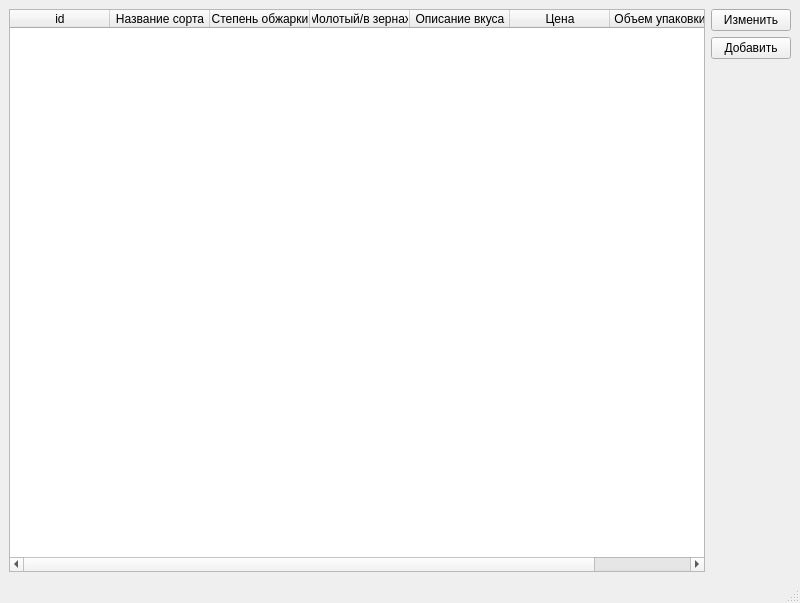
<?xml version="1.0" encoding="UTF-8"?>
<ui version="4.0">
 <class>MainWindow</class>
 <widget class="QMainWindow" name="MainWindow">
  <property name="geometry">
   <rect>
    <x>0</x>
    <y>0</y>
    <width>800</width>
    <height>603</height>
   </rect>
  </property>
  <property name="windowTitle">
   <string>Описание сортов кофе</string>
  </property>
  <widget class="QWidget" name="centralwidget">
   <layout class="QGridLayout" name="gridLayout">
    <item row="0" column="0">
     <widget class="QTableWidget" name="coffee_table">
      <column>
       <property name="text">
        <string>id</string>
       </property>
      </column>
      <column>
       <property name="text">
        <string>Название сорта</string>
       </property>
      </column>
      <column>
       <property name="text">
        <string>Степень обжарки</string>
       </property>
      </column>
      <column>
       <property name="text">
        <string>Молотый/в зернах</string>
       </property>
      </column>
      <column>
       <property name="text">
        <string>Описание вкуса</string>
       </property>
      </column>
      <column>
       <property name="text">
        <string>Цена</string>
       </property>
      </column>
      <column>
       <property name="text">
        <string>Объем упаковки</string>
       </property>
      </column>
     </widget>
    </item>
    <item row="0" column="2">
     <layout class="QVBoxLayout" name="verticalLayout">
      <item>
       <widget class="QPushButton" name="change_btn">
        <property name="text">
         <string>Изменить</string>
        </property>
       </widget>
      </item>
      <item>
       <widget class="QPushButton" name="add_btn">
        <property name="text">
         <string>Добавить</string>
        </property>
       </widget>
      </item>
      <item>
       <widget class="QLabel" name="label_2">
        <property name="text">
         <string/>
        </property>
       </widget>
      </item>
     </layout>
    </item>
   </layout>
  </widget>
  <widget class="QMenuBar" name="menubar">
   <property name="geometry">
    <rect>
     <x>0</x>
     <y>0</y>
     <width>800</width>
     <height>20</height>
    </rect>
   </property>
  </widget>
  <widget class="QStatusBar" name="statusbar"/>
 </widget>
 <resources/>
 <connections/>
</ui>
